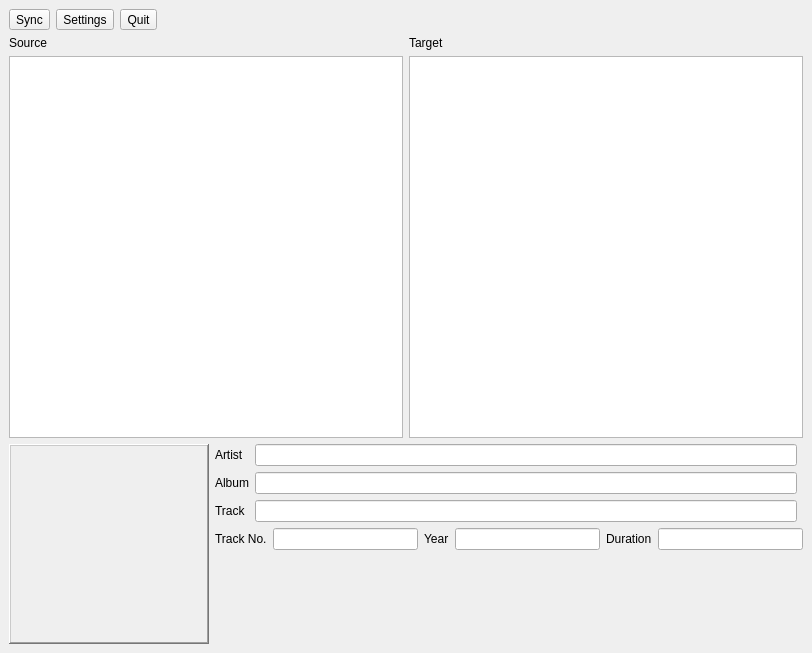
<?xml version="1.0" encoding="UTF-8"?>
<ui version="4.0">
 <class>MainWindow</class>
 <widget class="QMainWindow" name="MainWindow">
  <property name="geometry">
   <rect>
    <x>0</x>
    <y>0</y>
    <width>812</width>
    <height>653</height>
   </rect>
  </property>
  <property name="windowTitle">
   <string>MainWindow</string>
  </property>
  <widget class="QWidget" name="main">
   <layout class="QVBoxLayout" name="verticalLayout" stretch="0,1,0">
    <item>
     <layout class="QHBoxLayout" name="toolbar">
      <item>
       <widget class="QToolButton" name="bSync">
        <property name="text">
         <string>Sync</string>
        </property>
        <property name="icon">
         <iconset theme="QIcon::ThemeIcon::DocumentSave"/>
        </property>
       </widget>
      </item>
      <item>
       <widget class="QToolButton" name="bConfig">
        <property name="text">
         <string>Settings</string>
        </property>
        <property name="icon">
         <iconset theme="QIcon::ThemeIcon::EditPaste"/>
        </property>
       </widget>
      </item>
      <item>
       <widget class="QToolButton" name="bQuit">
        <property name="text">
         <string>Quit</string>
        </property>
        <property name="icon">
         <iconset theme="QIcon::ThemeIcon::WindowClose"/>
        </property>
        <property name="iconSize">
         <size>
          <width>16</width>
          <height>16</height>
         </size>
        </property>
       </widget>
      </item>
      <item>
       <spacer name="horizontalSpacer">
        <property name="orientation">
         <enum>Qt::Orientation::Horizontal</enum>
        </property>
        <property name="sizeHint" stdset="0">
         <size>
          <width>40</width>
          <height>20</height>
         </size>
        </property>
       </spacer>
      </item>
     </layout>
    </item>
    <item>
     <layout class="QGridLayout" name="panes" columnstretch="1,1">
      <item row="1" column="0">
       <widget class="QTreeWidget" name="source">
        <property name="sizePolicy">
         <sizepolicy hsizetype="Expanding" vsizetype="Expanding">
          <horstretch>1</horstretch>
          <verstretch>1</verstretch>
         </sizepolicy>
        </property>
        <attribute name="headerVisible">
         <bool>false</bool>
        </attribute>
        <column>
         <property name="text">
          <string notr="true">1</string>
         </property>
        </column>
       </widget>
      </item>
      <item row="0" column="0">
       <widget class="QLabel" name="lSource">
        <property name="text">
         <string>Source</string>
        </property>
       </widget>
      </item>
      <item row="0" column="1">
       <widget class="QLabel" name="lTarget">
        <property name="text">
         <string>Target</string>
        </property>
       </widget>
      </item>
      <item row="1" column="1">
       <widget class="QListWidget" name="target"/>
      </item>
     </layout>
    </item>
    <item>
     <layout class="QHBoxLayout" name="infoPane" stretch="0,1">
      <item>
       <widget class="QLabel" name="cover">
        <property name="sizePolicy">
         <sizepolicy hsizetype="Fixed" vsizetype="Fixed">
          <horstretch>0</horstretch>
          <verstretch>0</verstretch>
         </sizepolicy>
        </property>
        <property name="minimumSize">
         <size>
          <width>200</width>
          <height>200</height>
         </size>
        </property>
        <property name="maximumSize">
         <size>
          <width>200</width>
          <height>200</height>
         </size>
        </property>
        <property name="sizeIncrement">
         <size>
          <width>10</width>
          <height>10</height>
         </size>
        </property>
        <property name="baseSize">
         <size>
          <width>100</width>
          <height>100</height>
         </size>
        </property>
        <property name="frameShape">
         <enum>QFrame::Shape::WinPanel</enum>
        </property>
        <property name="frameShadow">
         <enum>QFrame::Shadow::Raised</enum>
        </property>
        <property name="text">
         <string/>
        </property>
       </widget>
      </item>
      <item>
       <layout class="QGridLayout" name="infoLayout" rowstretch="0,0,0,0,0">
        <item row="2" column="0">
         <widget class="QLabel" name="lTrack">
          <property name="text">
           <string>Track</string>
          </property>
         </widget>
        </item>
        <item row="1" column="1">
         <widget class="QLineEdit" name="album"/>
        </item>
        <item row="2" column="1">
         <widget class="QLineEdit" name="track"/>
        </item>
        <item row="3" column="0" colspan="3">
         <layout class="QHBoxLayout" name="details">
          <item>
           <widget class="QLabel" name="lTrackNo">
            <property name="text">
             <string>Track No.</string>
            </property>
           </widget>
          </item>
          <item>
           <widget class="QLineEdit" name="lineEdit"/>
          </item>
          <item>
           <widget class="QLabel" name="lYear">
            <property name="text">
             <string>Year</string>
            </property>
           </widget>
          </item>
          <item>
           <widget class="QLineEdit" name="year"/>
          </item>
          <item>
           <widget class="QLabel" name="lDuration">
            <property name="text">
             <string>Duration</string>
            </property>
           </widget>
          </item>
          <item>
           <widget class="QLineEdit" name="duration"/>
          </item>
         </layout>
        </item>
        <item row="1" column="0">
         <widget class="QLabel" name="lAlbum">
          <property name="text">
           <string>Album</string>
          </property>
         </widget>
        </item>
        <item row="0" column="1">
         <widget class="QLineEdit" name="artist"/>
        </item>
        <item row="0" column="0">
         <widget class="QLabel" name="lArtist">
          <property name="text">
           <string>Artist</string>
          </property>
         </widget>
        </item>
        <item row="4" column="0" colspan="2">
         <spacer name="verticalSpacer">
          <property name="orientation">
           <enum>Qt::Orientation::Vertical</enum>
          </property>
          <property name="sizeHint" stdset="0">
           <size>
            <width>20</width>
            <height>40</height>
           </size>
          </property>
         </spacer>
        </item>
       </layout>
      </item>
     </layout>
    </item>
   </layout>
  </widget>
 </widget>
 <resources/>
 <connections/>
</ui>
